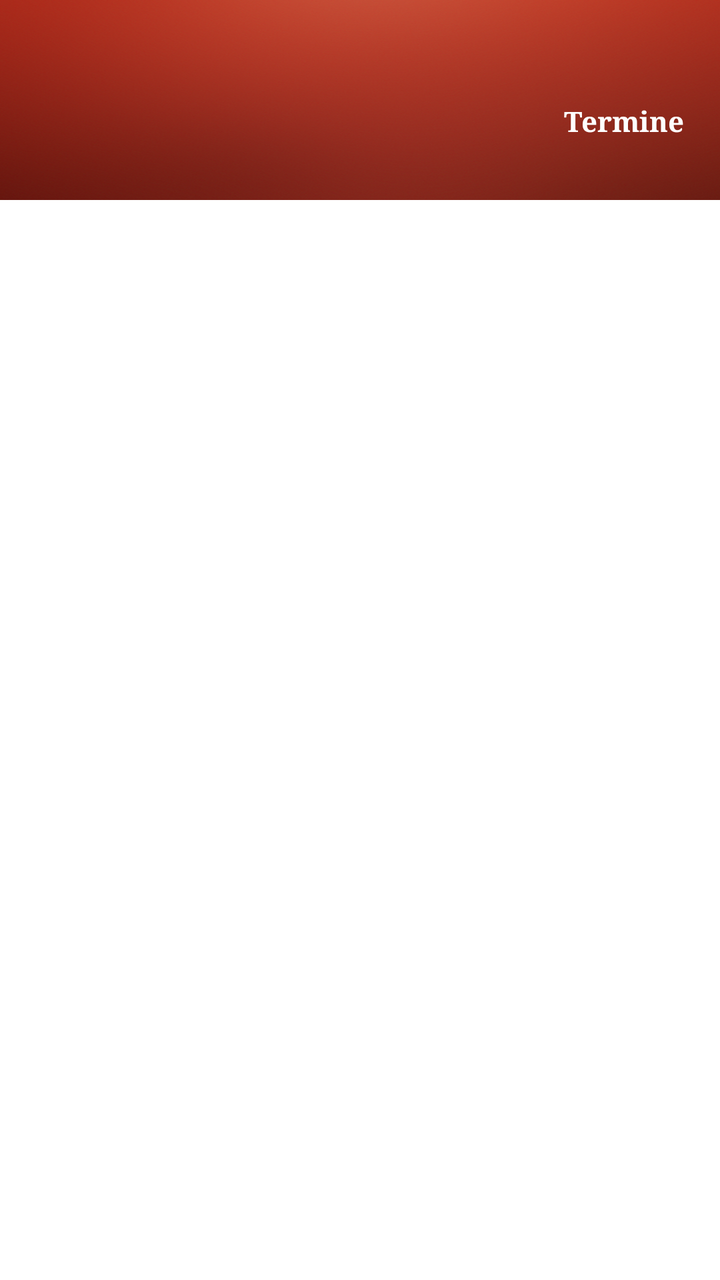
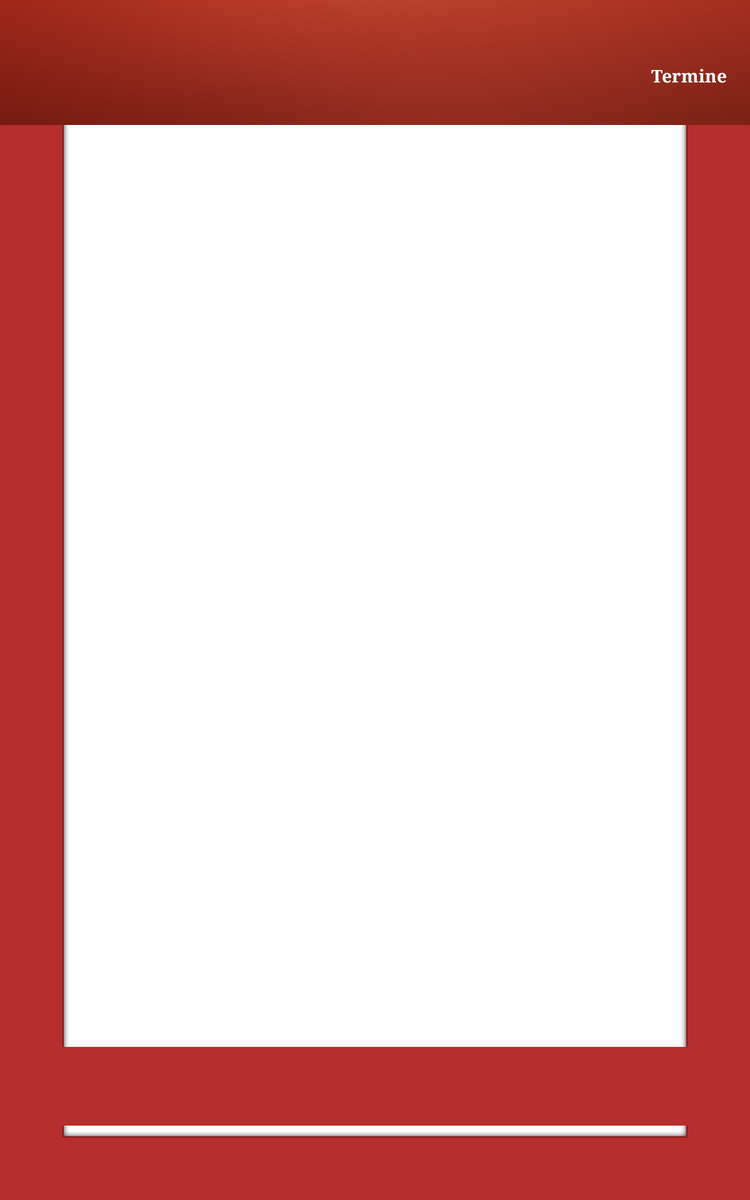

First picture: res/layout/ on a phone held upright. Second picture: the repository's own variant of that layout, on a device whose configuration matches the variant's folder. Source for both follows.
<!-- AndroidManifest.xml: application theme CustomActionBarTheme -->
<!-- res/layout/profile.xml -->
<?xml version="1.0" encoding="utf-8"?>
<RelativeLayout xmlns:android="http://schemas.android.com/apk/res/android"
    android:layout_width="wrap_content"
    android:layout_height="match_parent"
    android:background="@color/black"
    android:gravity="top" >

    <ImageView
        android:id="@+id/account_title_background"
        android:layout_width="match_parent"
        android:layout_height="100dp"
        android:layout_alignParentTop="true"
        android:layout_centerHorizontal="true"
        android:contentDescription="@string/desc_account_bg"
        android:scaleType="centerCrop"
        android:src="@drawable/acc_bg" />

    <TextView
        android:id="@+id/profile_firstname"
        android:layout_width="wrap_content"
        android:layout_height="wrap_content"
        android:layout_alignParentLeft="true"
        android:layout_below="@+id/profile_lastname"
        android:layout_marginLeft="18dp"
        android:textAppearance="?android:attr/textAppearanceSmall"
        android:textColor="@color/white"
        android:textStyle="bold"
        android:typeface="serif" />

    <ListView
        android:id="@android:id/list"
        android:layout_width="match_parent"
        android:layout_height="match_parent"
        android:layout_alignParentLeft="true"
        android:layout_alignParentRight="true"
        android:layout_below="@+id/account_title_background"
        android:background="@color/white" >

    </ListView>

    <TextView
        android:id="@+id/appointments_number"
        android:layout_width="wrap_content"
        android:layout_height="wrap_content"
        android:layout_alignParentRight="true"
        android:layout_alignTop="@+id/profile_lastname"
        android:layout_marginRight="33dp"
        android:paddingRight="18dp"
        android:textAppearance="?android:attr/textAppearanceLarge"
        android:textColor="@color/white"
        android:textStyle="bold"
        android:typeface="serif" />

    <TextView
        android:id="@+id/appointments_label"
        android:layout_width="wrap_content"
        android:layout_height="wrap_content"
        android:layout_alignParentRight="true"
        android:layout_below="@+id/appointments_number"
        android:paddingRight="18dp"
        android:text="@string/appointments" 
        android:textAppearance="?android:attr/textAppearanceSmall"
        android:textColor="@color/white"
        android:textStyle="bold"
        android:typeface="serif" />

    <TextView
        android:id="@+id/profile_lastname"
        android:layout_width="wrap_content"
        android:layout_height="wrap_content"
        android:layout_alignLeft="@+id/profile_firstname"
        android:layout_alignParentTop="true"
        android:layout_marginTop="21dp" 
        android:textAppearance="?android:attr/textAppearanceLarge"
        android:textColor="@color/white"
        android:textStyle="bold"
        android:typeface="serif" />

    <TextView
        android:id="@+id/no_appointments_yet"
        android:layout_width="wrap_content"
        android:layout_height="wrap_content"
        android:layout_centerInParent="true"
        android:layout_marginBottom="68dp"
        android:text="@string/no_date_yet"
        android:visibility="invisible" />

</RelativeLayout>
<!-- resources referenced by this layout -->
<resources>
  <color name="black">#000000</color>
  <color name="white">#FFFFFF</color>
  <!-- drawable acc_bg: png bitmap (drawable-xhdpi, 498097 bytes) -->
  <string name="appointments">Termine</string>
  <string name="desc_account_bg">Accout Background</string>
  <string name="no_date_yet">Sie haben noch keine Termine.</string>
  <style name="CustomActionBarTheme" parent="@style/AppBaseTheme">
          <item name="android:actionBarStyle">@style/MyActionBar</item>
         
          <item name="android:actionMenuTextColor">@color/white</item>
      </style>
  <style name="AppBaseTheme" parent="android:Theme.Light">
          
           <item name="android:windowContentOverlay">@drawable/ab_solid_shadow_holo</item>
      </style>
  <style name="MyActionBar" parent="@android:style/Widget.Holo.ActionBar">
           <item name="android:titleTextStyle">@style/MyActionBarTitleText</item>
           <item name="android:background">@color/dark_gray</item>
            
      </style>
  <style name="MyActionBarTitleText" parent="@android:style/TextAppearance.Holo.Widget.ActionBar.Title">
          <item name="android:textColor">@color/white</item> 
      </style>
  <color name="dark_gray">#1d1919</color>
</resources>
<!-- res/layout-sw600dp/profile.xml (the author's variant of the layout above) -->
<!-- drawn on a 7-inch tablet held upright -->
<?xml version="1.0" encoding="utf-8"?>
<RelativeLayout xmlns:android="http://schemas.android.com/apk/res/android"
    android:layout_width="match_parent"
    android:layout_height="match_parent"
    android:background="@color/background" >
    
    <ImageView
        android:id="@+id/account_title_background"
        android:layout_width="match_parent"
        android:layout_height="100dp"
        android:layout_alignParentTop="true"
        android:layout_centerHorizontal="true"
        android:contentDescription="@string/desc_account_bg"
        android:scaleType="centerCrop"
        android:src="@drawable/acc_bg" />

    <TextView
        android:id="@+id/profile_firstname"
        android:layout_width="wrap_content"
        android:layout_height="wrap_content"
        android:layout_alignParentLeft="true"
        android:layout_below="@+id/profile_lastname"
        android:layout_marginLeft="18dp"
        android:textAppearance="?android:attr/textAppearanceSmall"
        android:textColor="@color/white"
        android:textStyle="bold"
        android:typeface="serif" />

    <TextView
        android:id="@+id/appointments_number"
        android:layout_width="wrap_content"
        android:layout_height="wrap_content"
        android:layout_alignParentRight="true"
        android:layout_alignTop="@+id/profile_lastname"
        android:layout_marginRight="33dp"
        android:paddingRight="18dp"
        android:textAppearance="?android:attr/textAppearanceLarge"
        android:textColor="@color/white"
        android:textStyle="bold"
        android:typeface="serif" />

    <TextView
        android:id="@+id/appointments_label"
        android:layout_width="wrap_content"
        android:layout_height="wrap_content"
        android:layout_alignParentRight="true"
        android:layout_below="@+id/appointments_number"
        android:paddingRight="18dp"
        android:text="@string/appointments" 
        android:textAppearance="?android:attr/textAppearanceSmall"
        android:textColor="@color/white"
        android:textStyle="bold"
        android:typeface="serif" />

    <TextView
        android:id="@+id/profile_lastname"
        android:layout_width="wrap_content"
        android:layout_height="wrap_content"
        android:layout_alignLeft="@+id/profile_firstname"
        android:layout_alignParentTop="true"
        android:layout_marginTop="21dp" 
        android:textAppearance="?android:attr/textAppearanceLarge"
        android:textColor="@color/white"
        android:textStyle="bold"
        android:typeface="serif" />
    
    <RelativeLayout
        android:layout_below="@+id/account_title_background"
        android:layout_width="wrap_content"
        android:layout_height="wrap_content"
        android:paddingLeft="50dp"
        android:paddingRight="50dp"
        android:paddingBottom="50dp">

        <ImageView
            android:id="@+id/imageView3"
            android:layout_width="fill_parent"
            android:layout_height="fill_parent"
            android:layout_above="@+id/imageView2"
            android:layout_alignTop="@+id/linearLayout1"
            android:adjustViewBounds="true"
            android:scaleType="fitXY"
            android:src="@drawable/list_main_bg" />
	    
	    <ListView
	        android:id="@android:id/list"
	        android:layout_width="match_parent"
	        android:layout_height="match_parent"
	        android:layout_above="@+id/imageView2"
	        android:layout_alignLeft="@+id/imageView2"
	       >

    </ListView>

	    <ImageView
	        android:id="@+id/imageView2"
	        android:layout_width="match_parent"
	        android:layout_height="wrap_content"
	        android:layout_alignParentBottom="true"
	        android:layout_alignRight="@+id/imageView3"
	        
	        android:layout_marginBottom="63dp"
	        android:adjustViewBounds="true"
	        android:scaleType="fitXY"
	        android:src="@drawable/list_bot_bg" />

</RelativeLayout>

</RelativeLayout>
<!-- resources referenced by the variant -->
<!-- as a 7-inch tablet held upright resolves them -->
<resources>
  <color name="background">#b72e2e</color>
  <color name="white">#FFFFFF</color>
  <!-- drawable acc_bg: png bitmap (drawable-xhdpi, 498097 bytes) -->
  <!-- drawable list_bot_bg: png bitmap (drawable, 2992 bytes) -->
  <!-- drawable list_main_bg: png bitmap (drawable, 2853 bytes) -->
  <string name="appointments">Termine</string>
  <string name="desc_account_bg">Accout Background</string>
  <style name="CustomActionBarTheme" parent="@style/AppBaseTheme">
          <item name="android:actionBarStyle">@style/MyActionBar</item>
         
          <item name="android:actionMenuTextColor">@color/white</item>
      </style>
  <style name="AppBaseTheme" parent="android:Theme.Light">
          
           <item name="android:windowContentOverlay">@drawable/ab_solid_shadow_holo</item>
      </style>
  <style name="MyActionBar" parent="@android:style/Widget.Holo.ActionBar">
           <item name="android:titleTextStyle">@style/MyActionBarTitleText</item>
           <item name="android:background">@color/dark_gray</item>
            
      </style>
  <style name="MyActionBarTitleText" parent="@android:style/TextAppearance.Holo.Widget.ActionBar.Title">
          <item name="android:textColor">@color/white</item> 
      </style>
  <color name="dark_gray">#1d1919</color>
</resources>
